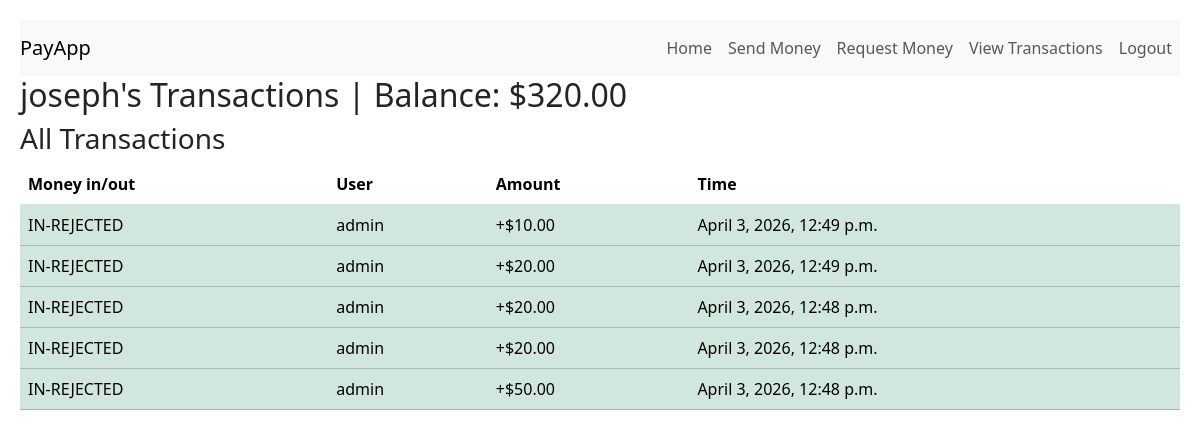
Before: /webapps2026/transactions/ (signed in) with the older database file.
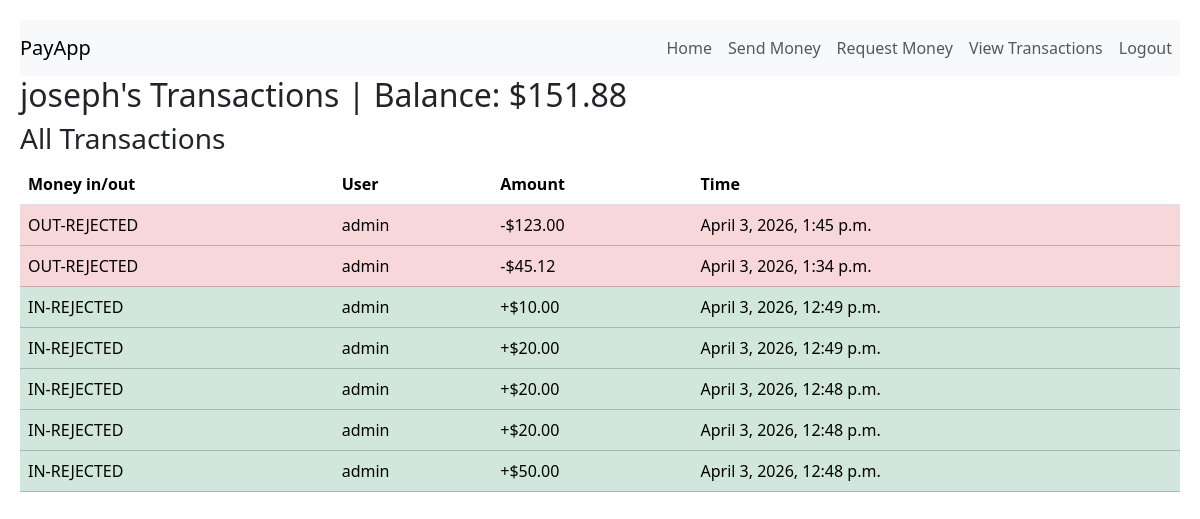
After: the same page with the newer database file.
### register/models.py (models this page shows)
class PayAppUser(AbstractUser):
    CURRENCY_CHOICE = [
        ('EUR', 'Euro'),
        ('USD', 'US Dollar'),
        ('GBP', 'Great British Pound'),
    ]
    currency = models.CharField(max_length=3, choices=CURRENCY_CHOICE, default='EUR')
    balance = models.DecimalField(max_digits=10, decimal_places=2, default=200.00)

### payapp/models.py (models this page shows)
class Transaction(models.Model):
    STATUS_OPTIONS = (
        ('PENDING', 'PENDING'),
        ('COMPLETED', 'COMPLETED'),
        ('REJECTED', 'REJECTED')
    )
    CURRENCY_CHOICE = [
        ('EUR', 'Euro'),
        ('USD', 'US Dollar'),
        ('GBP', 'Great British Pound'),
    ]
    payer = models.ForeignKey(reg_models.PayAppUser,related_name='payer', on_delete=models.CASCADE)
    payee = models.ForeignKey(reg_models.PayAppUser,related_name='payee' ,on_delete=models.CASCADE)
    amount = models.DecimalField(max_digits=100, decimal_places=2)
    currency = models.CharField(max_length=3, choices=CURRENCY_CHOICE, default='EUR')
    status = models.CharField(max_length=10, choices=STATUS_OPTIONS, default='REJECTED')
    time = models.DateTimeField(default=timezone.now)

### payapp/views.py (the view)
# urls.py: path('transactions/', payapp_views.user_transactions, name='user-transactions'),
@login_required(login_url='login')
def user_transactions(request):
    username= request.user.username
    transactions = models.Transaction.objects.filter(Q(payee__username=username)|Q(payer__username=username)).all().order_by('-time')
    pending_transactions = models.Transaction.objects.filter((Q(payer__username=username)) & Q(status="PENDING")).all().order_by('-time')
    user_currency = get_currency_symbol_helper(request.user.currency)
    return render(request, 'payapp/user-transactions.html',{'transactions':transactions,'pending_transactions':pending_transactions, 'user_currency': user_currency})

### payapp/views.py (called while the page is built)
def get_currency_symbol_helper(c):
    match c:
        case 'EUR':
            return '€'
        case 'USD':
            return '$'
        case 'GBP':
            return '$'
    return '?'

### templates/payapp/user-transactions.html (shortened to what this page needs)
{% extends 'base.html' %}
{% block content %}
    <h2>{{ user.username }}'s Transactions | Balance: {{ user_currency }}{{ user.balance }}</h2>
    <h3>All Transactions</h3>
    <table class='table'>
    <thead>
    <tr>
        <th>Money in/out</th>
        <th>User</th>
        <th>Amount</th>
        <th>Time</th>
    </tr>
    </thead>
    <tbody>
        {% for t in transactions %}
            <tr
                {% if t.status == 'PENDING' %}
                    class='table-warning'
                {% elif request.user == t.payee %}
                    class='table-success'
                    {% else  %}
                    class='table-danger'
                    {% endif %}
            >
                <td>
                    {% if request.user == t.payee %}IN{% else %}OUT{% endif %}{% if t.status == 'PENDING' %}-PENDING{% elif t.status == 'REJECTED' %}-REJECTED{% endif %}
                </td>
                <td>
                    {% if request.user == t.payee %}
                        {{ t.payer.username }}
                    {% else %}
                        {{ t.payee.username }}
                    {% endif %}
                </td>
                <td>
                    {% if request.user == t.payee %}
                        +{{ user_currency }}{{ t.amount }}
                    {% else %}
                        -{{ user_currency }}{{ t.amount }}
                    {% endif %}
                </td>
                <td>{{ t.time }}</td>
            </tr>
        {% endfor %}
    </tbody>
    </table>
{% endblock %}

Changed rows visible on the page:
changed PayAppUser "joseph": balance "320.00" → "151.88"
added Transaction: shows "OUT", status "-REJECTED", payee.username "admin", user_currency "$", amount "123.00", time "April 3, 2026, 1:45 p.m."
added Transaction: shows "OUT", status "-REJECTED", payee.username "admin", user_currency "$", amount "45.12", time "April 3, 2026, 1:34 p.m."
